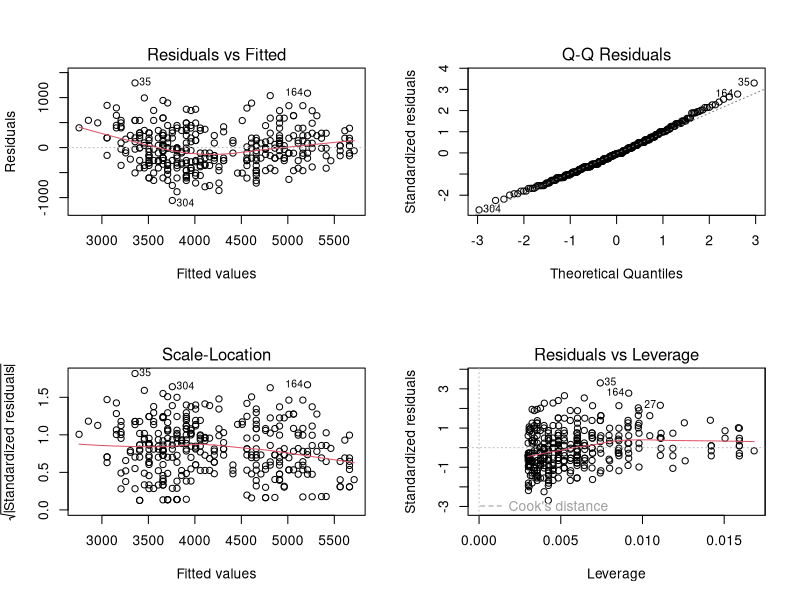
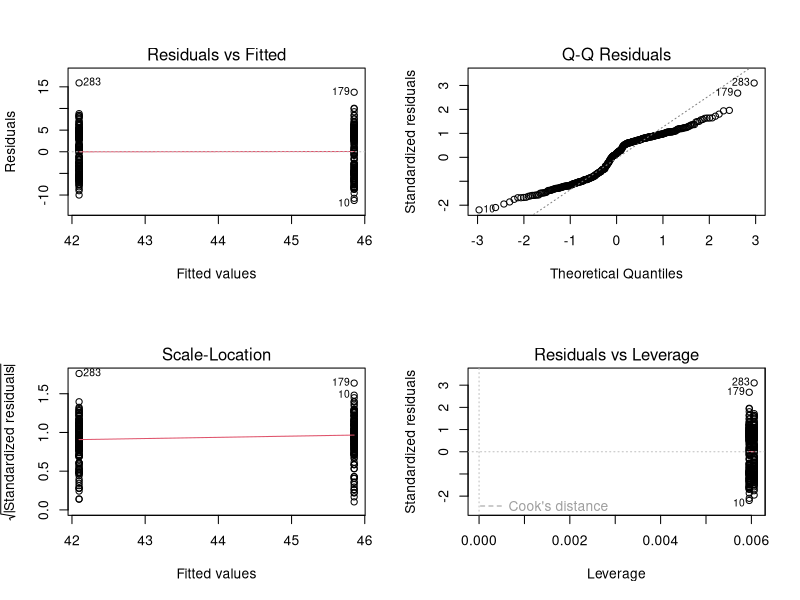

The R script that drew these images, in order:
## ---- chunk 1
#| include: false
#| cache: true

library(tidyverse)
library(palmerpenguins)
library(patchwork) # To combine plots
## ---- chunk 2
#| include: false
#| cache: true

# install.packages("palmerpenguins")
library(palmerpenguins)

# Prepare the data
penguins_clean <- penguins |>
  drop_na() # remove rows with missing data
## ---- chunk 3
#| cache: true
#| include: false

# Fit the linear model
lm_fit <- lm(body_mass_g ~ flipper_length_mm, data = penguins_clean)
## ---- chunk 4
#| fig-width: 10
#| fig-height: 8
#| cache: true
#| echo: false
#| fig-cap: "Diagnostic plots for the linear model of penguin flipper length predicted by body mass. The plots are produced in R."

par(mfrow = c(2, 2))
plot(lm_fit)
# Reset plotting area
par(mfrow = c(1, 1))
## ---- chunk 5
#| cache: true
#| include: false
# Fit the equivalent linear model
ttest_lm_fit <- lm(bill_length_mm ~ sex, data = penguins_clean)
## ---- chunk 6
#| fig-width: 10
#| fig-height: 8
#| cache: true
#| echo: false
#| fig-cap: "Diagnostic plots for the general linear model with a categorical predictor (sex) and continuous outcome (bill length) to assess the assumptions of a two-sample t-test. The plots are produced in R."
par(mfrow = c(2, 2))
plot(ttest_lm_fit)
par(mfrow = c(1, 1))
